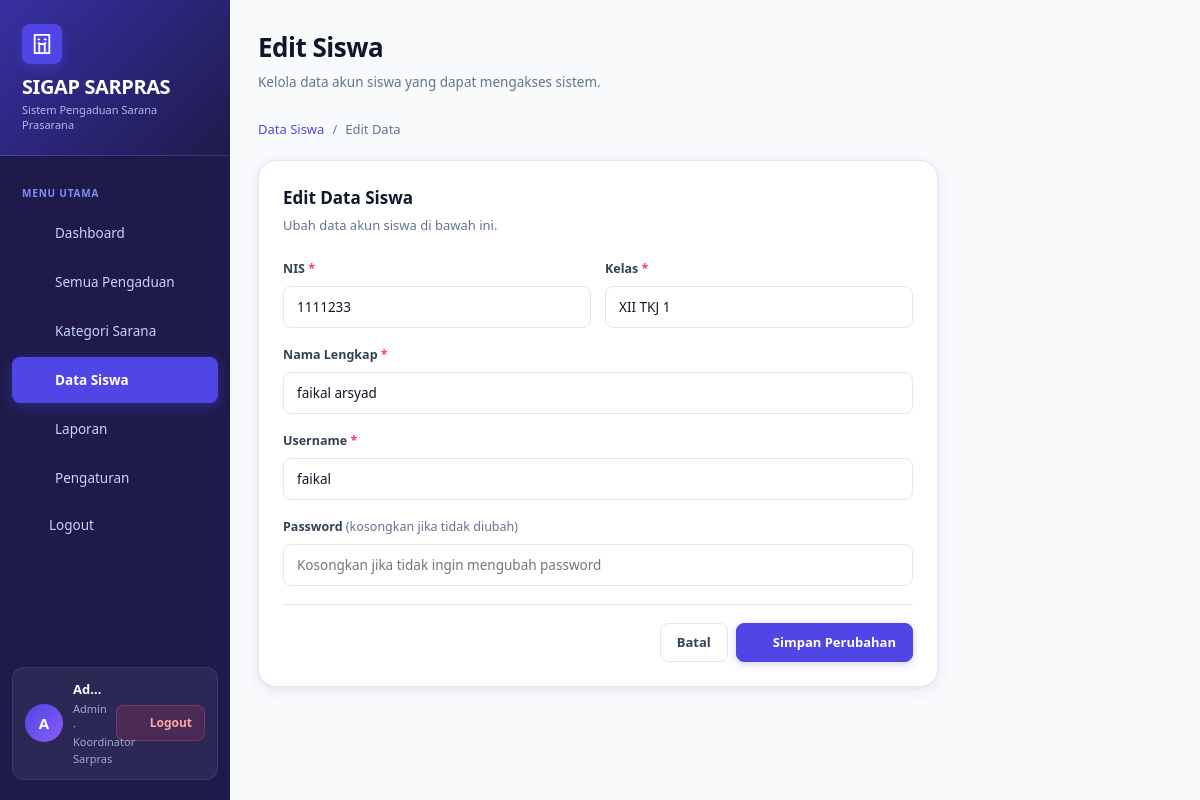
Screenshot of /views/siswa_form.php?nis=1111233 (signed in) with the database file from the repository.
### tables this page shows
CREATE TABLE `siswa` (
  `nis` int(11) NOT NULL,
  `nama` varchar(100) NOT NULL,
  `kelas` varchar(50) NOT NULL,
  `username` varchar(50) NOT NULL,
  `password` varchar(255) NOT NULL,
  `aktif` tinyint(1) NOT NULL DEFAULT 1
);

### models/Siswa.php (called while the page is built, shortened)
<?php
class Siswa {
    private $conn;
    public function __construct($conn) {
        $this->conn = $conn;
    }
    public function getByNis($nis) {
        $nis = (int)$nis;
        $q = mysqli_query($this->conn, "SELECT * FROM siswa WHERE nis=$nis");
        return mysqli_fetch_assoc($q);
    }
}
?>

### views/siswa_form.php (the view, shortened to what this page needs)
<?php
include '../config/koneksi.php';
include '../config/icons.php';
include '../config/layout.php';
include '../models/Siswa.php';
$m     = new Siswa($conn);
$edit  = isset($_GET['nis']);
$old   = $edit ? $m->getByNis($_GET['nis']) : null;
?>
<!doctype html>
<html lang="id">
<head>
    <link rel="stylesheet" href="../assets/style.css?v=2">
</head>
<body>
<div class="app">
    <?= sidebar('students') ?>
    <main class="main">
        <div class="top">
            <div>
                <h2><?= $edit ? 'Edit Siswa' : 'Tambah Siswa' ?></h2>
                <p>Kelola data akun siswa yang dapat mengakses sistem.</p>
            </div>
        </div>
        <div class="breadcrumb">
            <a href="siswa.php">Data Siswa</a>
            <span><?= $edit ? 'Edit Data' : 'Tambah Siswa' ?></span>
        </div>
        <div class="panel content-narrow">
            <h3 style="margin:0 0 6px;"><?= $edit ? 'Edit Data Siswa' : 'Siswa Baru' ?></h3>
            <p style="margin:0 0 24px;font-size:13px;color:var(--muted);">
                <?= $edit ? 'Ubah data akun siswa di bawah ini.' : 'Isi data siswa untuk membuat akun baru.' ?>
            </p>
            <form method="post">
                <div style="display:grid;grid-template-columns:1fr 1fr;gap:14px;">
                    <div class="field">
                        <label>NIS <span class="required">*</span></label>
                        <input type="number" name="nis" value="<?= htmlspecialchars($old['nis'] ?? '') ?>" placeholder="Nomor Induk Siswa" required>
                    </div>
                    <div class="field">
                        <label>Kelas <span class="required">*</span></label>
                        <input name="kelas" value="<?= htmlspecialchars($old['kelas'] ?? '') ?>" placeholder="Contoh: XII RPL 4" required>
                    </div>
                </div>
                <div class="field">
                    <label>Nama Lengkap <span class="required">*</span></label>
                    <input name="nama" value="<?= htmlspecialchars($old['nama'] ?? '') ?>" placeholder="Nama lengkap siswa" required>
                </div>
                <div class="field">
                    <label>Username <span class="required">*</span></label>
                    <input name="username" value="<?= htmlspecialchars($old['username'] ?? '') ?>" placeholder="Username untuk login" required>
                </div>
                <div class="field">
                    <label>
                        Password
                        <?php if ($edit): ?>
                        <span style="color:var(--muted);font-weight:400;">(kosongkan jika tidak diubah)</span>
                        <?php else: ?>
                        <span class="required">*</span>
                        <?php endif; ?>
                    </label>
                    <input type="password" name="password"
                           placeholder="<?= $edit ? 'Kosongkan jika tidak ingin mengubah password' : 'Buat password' ?>"
                           <?= $edit ? '' : 'required' ?>>
                </div>
                <div class="form-actions">
                    <a class="btn" href="siswa.php">Batal</a>
                    <button class="btn primary" name="simpan">
                        <span style="display:flex;align-items:center;gap:6px;">
                            <?= icon('save', '14') ?> <?= $edit ? 'Simpan Perubahan' : 'Tambah Siswa' ?>
                        </span>
                    </button>
                </div>
            </form>
        </div>
    </main>
</div>
</body>
</html>

### assets/style.css (style rules this page uses)
:root { --primary: #4f46e5; --primary-dark: #3730a3; --primary-light: #818cf8; --primary-bg: #eef2ff; --green: #10b981; --green-dark: #059669; --green-soft: #d1fae5; --amber: #f59e0b; --amber-dark: #d97706; --amber-soft: #fef3c7; --danger: #f43f5e; --danger-dark: #e11d48; --danger-soft: #ffe4e6; --purple: #8b5cf6; --purple-dark: #7c3aed; --purple-soft: #ede9fe; --cyan: #06b6d4; --cyan-soft: #cffafe; --bg: #f8fafc; --bg-2: #f1f5f9; --white: #ffffff; --text: #0f172a; --text-2: #334155; --muted: #64748b; --muted-light: #94a3b8; --line: #e2e8f0; --line-dark: #cbd5e1; --sidebar-bg: #1e1b4b; --sidebar-2: #2d2a5e; --sidebar-text: #c7d2fe; --sidebar-muted: #818cf8; --shadow-sm: 0 1px 3px rgba(0,0,0,.08), 0 1px 2px rgba(0,0,0,.04); --shadow: 0 4px 16px rgba(79,70,229,.08), 0 1px 4px rgba(0,0,0,.06); --shadow-md: 0 8px 28px rgba(79,70,229,.10), 0 2px 8px rgba(0,0,0,.06); --shadow-lg: 0 20px 60px rgba(79,70,229,.12), 0 4px 16px rgba(0,0,0,.08); --r-sm: 8px; --r: 12px; --r-lg: 18px; --r-xl: 24px; }
*, *::before, *::after { box-sizing: border-box; }
html { scroll-behavior: smooth; }
html, body { margin: 0; min-height: 100%; font-family: 'Segoe UI', system-ui, -apple-system, Arial, sans-serif; color: var(--text); background: var(--bg); font-size: 14px; line-height: 1.5; }
body { -webkit-font-smoothing: antialiased; }
a { text-decoration: none; color: inherit; }
button, input, textarea, select { font: inherit; }
button { cursor: pointer; }
.app { min-height: 100vh; display: flex; }
.main { flex: 1; min-width: 0; padding: 32px 40px 52px; }
.top { display: flex; justify-content: space-between; align-items: flex-start; gap: 20px; margin-bottom: 28px; }
.top > div:first-child h2 { margin: 0; font-size: 26px; font-weight: 800; letter-spacing: -.5px; color: var(--text); }
.top > div:first-child p { margin: 5px 0 0; color: var(--muted); font-size: 13.5px; }
.panel { background: var(--white); border: 1px solid var(--line); border-radius: var(--r-lg); padding: 24px; box-shadow: var(--shadow); }
.panel h3 { margin: 0 0 6px; font-size: 17px; font-weight: 700; color: var(--text); }
.panel > p { color: var(--muted); font-size: 13px; margin: 0 0 20px; }
.btn { display: inline-flex; align-items: center; justify-content: center; gap: 7px; padding: 9px 16px; border-radius: var(--r-sm); font-size: 13px; font-weight: 600; cursor: pointer; transition: all .18s ease; border: 1px solid var(--line); background: var(--white); color: var(--text-2); white-space: nowrap; }
.btn.primary { background: var(--primary); color: #fff; border-color: var(--primary); box-shadow: 0 2px 8px rgba(79,70,229,.25); }
.field { margin-bottom: 18px; }
.field label { display: block; font-size: 12.5px; font-weight: 600; color: var(--text-2); margin-bottom: 7px; }
.field input, .field select, .field textarea { width: 100%; border: 1px solid var(--line); border-radius: var(--r-sm); padding: 10px 13px; background: var(--white); color: var(--text); font-size: 13.5px; outline: none; transition: border-color .18s, box-shadow .18s; -webkit-appearance: none; }
.form-actions { display: flex; gap: 8px; justify-content: flex-end; flex-wrap: wrap; margin-top: 10px; padding-top: 18px; border-top: 1px solid var(--line); }
.content-narrow { max-width: 680px; }
.required { color: var(--danger); }
.breadcrumb { display: flex; align-items: center; gap: 8px; font-size: 13px; color: var(--muted); margin-bottom: 20px; }
.breadcrumb a { color: var(--primary); }
.breadcrumb span::before { content: "/"; margin-right: 8px; }
@media (max-width: 1200px) { .main { padding: 28px 28px 44px; } }

### rows the page displays
siswa: nis "1111233", kelas "XII TKJ 1", nama "faikal arsyad", username "faikal"

### other values shown
$item['label'] "Dashboard"
$item['label'] "Semua Pengaduan"
$item['label'] "Kategori Sarana"
$item['label'] "Data Siswa"
$item['label'] "Laporan"
$item['label'] "Pengaturan"
$initial "A"
$nama "Ad…"
$sub "Admin · Koordinator Sarpras"
